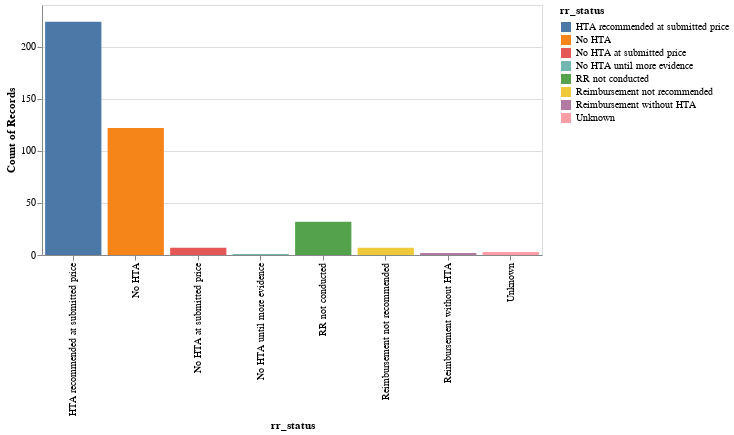

The notebook cell saved with this chart:
### Code cell
alt.Chart(df).mark_bar().encode(
    x='rr_status',
    y='count()',
    color='rr_status',).properties(
    width=500,
    height=250
).interactive()

### Figure 1 — Vega-Lite specification as saved in the notebook (floating-point values rounded to 4 significant figures; data arrays with more than 128 entries replaced by an {"elided": "..."} marker saying what was removed)
{"$schema": "https://vega.github.io/schema/vega-lite/v2.6.0.json", "config": {"view": {"height": 300, "width": 400}}, "data": {"name": "data-b61cf69e9b69c7a70a850876fefe805a"}, "datasets": {"data-b61cf69e9b69c7a70a850876fefe805a": {"elided": "398 records"}}, "encoding": {"color": {"field": "rr_status", "type": "nominal"}, "x": {"field": "rr_status", "type": "nominal"}, "y": {"aggregate": "count", "type": "quantitative"}}, "height": 250, "mark": "bar", "selection": {"selector001": {"bind": "scales", "encodings": ["x", "y"], "mark": {"fill": "#333", "fillOpacity": 0.125, "stroke": "white"}, "on": "[mousedown, window:mouseup] > window:mousemove!", "resolve": "global", "translate": "[mousedown, window:mouseup] > window:mousemove!", "type": "interval", "zoom": "wheel!"}}, "width": 500}
